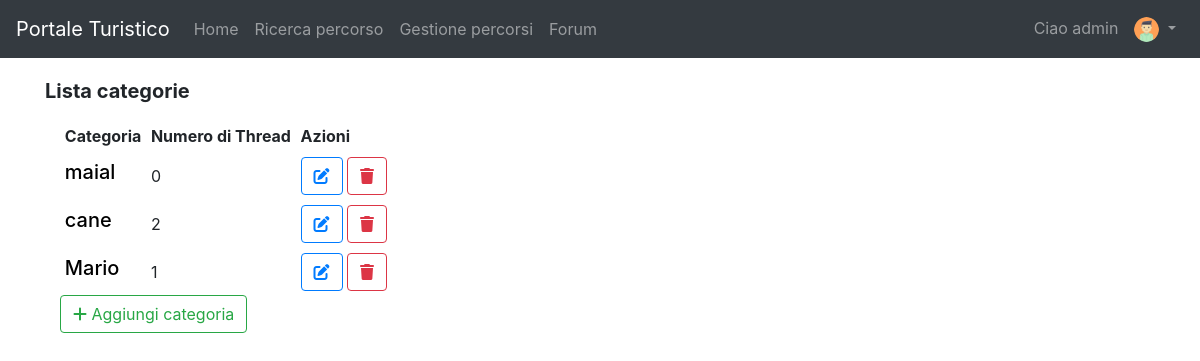
/forum/ (signed in), run on an earlier commit of the app's database.
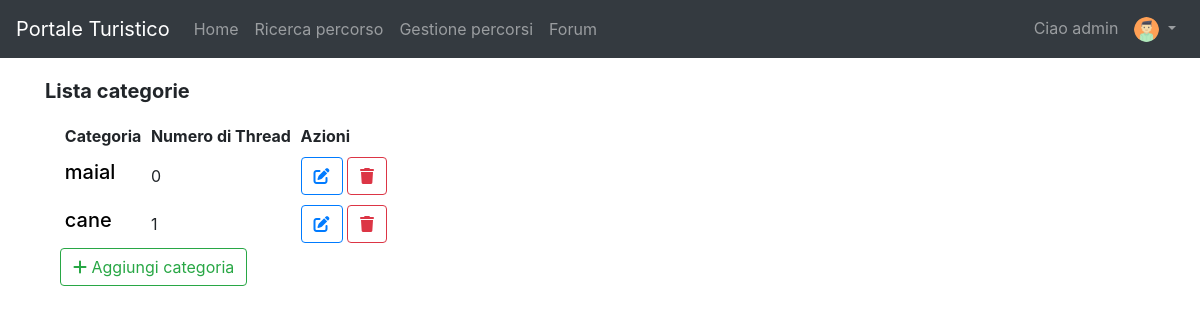
And on a later commit of the database.
### forum/models.py (models this page shows)
class Category(models.Model):
    title = models.CharField(max_length=30, unique=True)

### forum/views.py (the view)
# urls.py: path('', MainPageForum.as_view(), name='mainPageCategory'),
class MainPageForum(bc.LoginRequiredMixin, ListView):
    model = Category
    template_name = "mainPageForum.html"
    def get_context_data(self, **kwargs):
        context = super(MainPageForum, self).get_context_data()
        d = {}
        for cat in self.object_list:
            t = Thread.objects.filter(category=cat)
            d[cat] = t.count()
        context['category'] = d
        return context

### forum/templates/mainPageForum.html (shortened to what this page needs)
{% extends 'base.html' %}
{% block slideshow %}
    <div class="container py-4">
        <div class="col-md-12">
            <div class="row pb-2">
                <h5><b>Lista categorie</b></h5>
            </div>
            <table class="table-sm"
                   data-toggle="table"
                   data-pagination="true"
                   data-page-size="10"
                   data-search="true">
                <thead class="thead-light">
                <tr>
                    <th scope="col" data-sortable="true" data-field="category">Categoria</th>
                    <th scope="col" data-sortable="true" data-field="number_thread">Numero di Thread</th>
                    {% if user.is_staff %}
                        <th scope="col">Azioni</th>
                    {% endif %}
                </tr>
                </thead>
                <tbody>
                {% for key,value in category.items %}
                    <tr>
                        <th scope="row"><a style="color: black" href="{% url 'viewThreadCategory' key.pk %}">
                            <h5>{{ key.title }}</h5></a></th>
                        <td>{{ value }}</td>
                        {% if user.is_staff %}
                            <td>
                                <a role="button" class="btn btn-outline-primary" href="{% url 'editCategory' key.pk %}"
                                   title="Modifica categoria"><i
                                        class="fas fa-edit"></i></a>
                                <a role="button" class="btn btn-outline-danger" href="{% url 'deleteCategory' key.pk %}"
                                   title="Elimina categoria"
                                   onclick="return confirm('Vuoi davvero eliminare la categoria?')"><i
                                        class="fas fa-trash"></i></a>
                            </td>
                        {% endif %}
                    </tr>
                {% empty %}
                    <div class="alert alert-info" role="alert" style="text-align: center">
                        Nessuna categoria disponibile
                    </div>
                {% endfor %}
                </tbody>
            </table>
            {% if user.is_staff %}
                <a role="button" class="btn btn-outline-success" href="{% url 'createCategory' %}"> <i
                        class="fas fa-plus"></i> Aggiungi categoria</a>
            {% endif %}
        </div>
    </div>
{% endblock %}

What changed in the data, as far as the page shows it:
removed Category: title "Mario", value "1"
computed for Category "cane": id "2" → "1"
